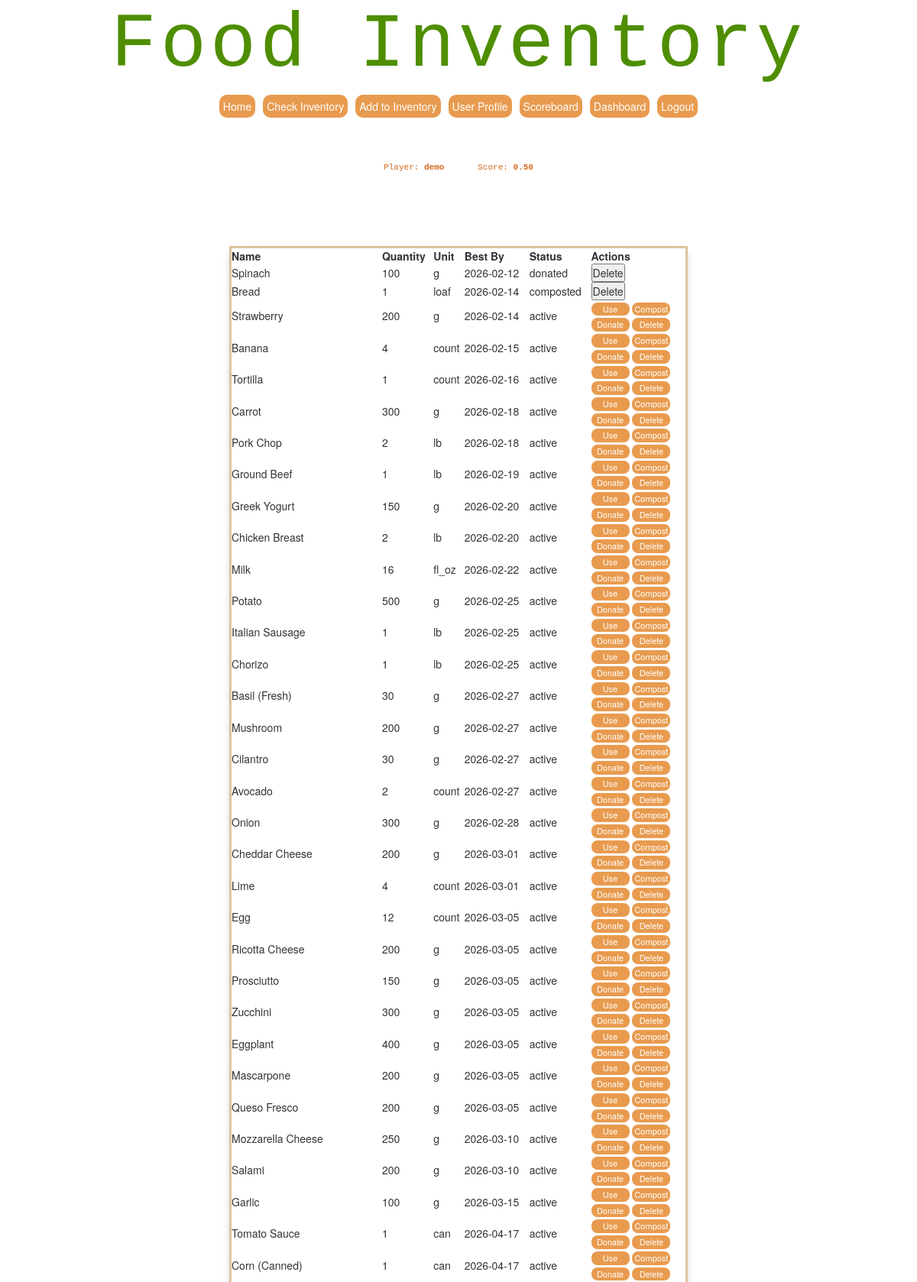
The page /inventory (signed in, upper part) on the database its author committed.
### tables this page shows
CREATE TABLE players (
    id INTEGER PRIMARY KEY AUTOINCREMENT,
    name TEXT NOT NULL,
    username TEXT NOT NULL UNIQUE,
    password_hash TEXT NOT NULL,
    profile_picture TEXT,
    food_allergies TEXT "", 
    dietary_needs TEXT "",
    score REAL NOT NULL DEFAULT 0
, total_value_acquired REAL DEFAULT 0.0, total_value_saved REAL DEFAULT 0.0);

CREATE TABLE inventory (
    id INTEGER PRIMARY KEY AUTOINCREMENT,
    player_id INTEGER NOT NULL,
    name TEXT NOT NULL,
    category TEXT NOT NULL,
    quantity INTEGER NOT NULL,
    unit TEXT NOT NULL,
    measurement_type TEXT NOT NULL,
    quantity_grams REAL,
    quantity_ml REAL,
    purchase_date TEXT,
    best_by TEXT NOT NULL,
    raw_meat BOOLEAN DEFAULT 0,
    perishable BOOLEAN DEFAULT 1,
    opened BOOLEAN DEFAULT 0,
    donation_allowed BOOLEAN DEFAULT 1,
    decomposition_flag BOOLEAN DEFAULT 0,
    price REAL NOT NULL,
    status TEXT NOT NULL DEFAULT 'active',
    FOREIGN KEY (player_id) REFERENCES players(id)
);

### src/app.py (the view, shortened to what this page needs)
@app.route("/inventory",methods=["GET", "POST"])
@login_required
def inventory_page():
    from openrouterllm import Ai_Chat   #importing everything from openrouterllm
    from validator import recipe_validator #importing everything from openrouterllm
    player_id = session["player_id"]
    db = get_db()
    current_player = db.execute(
        "SELECT * FROM players WHERE id = ?", (player_id,)
    ).fetchone()
    items = db.execute(
        "SELECT * FROM inventory WHERE player_id = ? ORDER BY best_by ASC",
        (player_id,)
    ).fetchall()
    Response = None     #So errors dont occur
    db.close()
    return render_template(
        "InventoryPage.html",
        items=items,
        current_player=current_player,
        Response=Response
    )

### src/app.py (called while the page is built)
def get_db():
    conn = sqlite3.connect("src/instance/inventory.db")
    conn.row_factory = sqlite3.Row
    return conn

def login_required(f):
    from functools import wraps
    @wraps(f)
    def wrapper(*args, **kwargs):
        if "player_id" not in session:
            return redirect("/login")
        return f(*args, **kwargs)
    return wrapper

### src/templates/InventoryPage.html (shortened to what this page needs)
{% extends '0-MainPageSetup.html' %}
{% block head %}
<link rel="stylesheet" href="{{ url_for('static', filename='css/homestyle.css') }}">
{% endblock %}
{% block body %}
<div class="welcome1">
    <h1>Food Inventory</h1>
    {% include 'Menu.html' %}
</div>
<div class="body">
    <center>
        <p class="text">Player: <strong>{{ current_player.name }}</strong></p>
        <p class="text">Score: <strong>{{ "%.2f"|format(current_player.score) }}</strong></p>
    </center>
</div>
<div class="body">
    <div class="table-container">
        <table class="kawaii-table-wider" id="inventoryTable">
            <thead>
                <tr>
                    <th>Name</th>
                    <th>Quantity</th>
                    <th>Unit</th>
                    <th>Best By</th>
                    <th>Status</th>
                    <th>Actions</th>
                </tr>
            </thead>
            <tbody>
                {% for item in items %}
                <tr>
                    <td data-label="Name:">{{ item.name }}</td>
                    <td data-label="Quantity:">{{ item.quantity }}</td>
                    <td data-label="Unit:">{{ item.unit }}</td>
                    <td data-label="Best By Date:">{{ item.best_by }}</td>
                    <td data-label="Status:">{{ item.status }}</td>
                    <td>
                        {% if item.status == 'active' %}
                            <form action="{{ url_for('use_item', item_id=item.id, player_id=current_player.id) }}" method="POST" style="display:inline;">
                                <button type="submit" class="kawaii-lil-action-btn">Use</button>
                            </form>
                            <form action="{{ url_for('compost_item', item_id=item.id, player_id=current_player.id) }}" method="POST" style="display:inline;">
                                <button type="submit" class="kawaii-lil-action-btn">Compost</button>
                            </form><br>
                            <form action="{{ url_for('donate_item', item_id=item.id, player_id=current_player.id) }}" method="POST" style="display:inline;">
                                <button type="submit" class="kawaii-lil-action-btn">Donate</button>
                            </form>
                            <form action="{{ url_for('delete_item', item_id=item.id, player_id=current_player.id) }}" method="POST" style="display:inline;">
                                <button type="submit" class="kawaii-lil-action-btn">Delete</button>
                            </form>
                        {% endif %}
                        {% if item.status == 'composted' %}
                            <form action="{{ url_for('delete_item', item_id=item.id, player_id=current_player.id) }}" method="POST" style="display:inline;">
                                <button type="submit">Delete</button>
                            </form>
                        {% endif %}
                        {% if item.status == 'donated' %}
                            <form action="{{ url_for('delete_item', item_id=item.id, player_id=current_player.id) }}" method="POST" style="display:inline;">
                                <button type="submit">Delete</button>
                            </form>
                        {% endif %}
                    </td>
                </tr>
                {% endfor %}
            </tbody>
        </table>
    </div>
    <br /><br />
</div>
{% endblock %}

### src/templates/0-MainPageSetup.html (shortened to what this page needs)
<!DOCTYPE html>
<html>
<head>
    <link rel ="stylesheet" href="{{url_for('static',filename='css/mainstyle.css') }}">
    <link rel="stylesheet" href="https://maxcdn.bootstrapcdn.com/bootstrap/3.4.0/css/bootstrap.min.css">
    {%block head%}{%endblock%}
</head>
<body>
    {%block body%}
    {%endblock%}
</body>
</html>

### src/templates/Menu.html
<div class="kuwaii_menu_row">
    <a href="{{ url_for('home_page') }}" class="text">
        <button type="submit" class="kawaii-lil-btn" width="25px">Home</button>
    </a>
    <a href="{{ url_for('inventory_page') }}" class="text">
        <button type="submit" class="kawaii-lil-btn" width="25px">Check Inventory</button>
    </a>
    <a href="{{ url_for('add_item_page') }}" class="text">
        <button type="submit" class="kawaii-lil-btn">Add to Inventory</button>
    </a>
    <a href="{{ url_for('userprofile') }}" class="text">
        <button type="submit" class="kawaii-lil-btn">User Profile</button>
    </a>
    <a href="{{ url_for('scoreboard') }}" class="text">
        <button class="kawaii-lil-btn">Scoreboard</button>
    </a>
    <a href="{{ url_for('dashboard') }}" class="text">
        <button type="submit" class="kawaii-lil-btn">Dashboard</button>
    </a>
    <a href="{{ url_for('logout') }}" class="text">
        <button type="submit" class="kawaii-lil-btn">Logout</button>
    </a>
</div>

### src/static/css/mainstyle.css (style rules this page uses)
* { margin: 0; padding: 0; box-sizing: border-box; }
body { font-family: 'Andale Mono', 'Courier New', monospace; }
.body { width: 100%; max-width: 600px; margin: 0 auto; padding: 16px; }
.body .text { font-family: 'Andale Mono', 'Courier New', monospace; display: inline-block; text-align: center; padding: 12px 20px; margin: 10px auto; color: chocolate; font-size: 1.1rem; }

### src/static/css/homestyle.css (style rules this page uses)
* { margin: 0; padding: 0; box-sizing: border-box; }
.body { width: 100%; max-width: 80%; margin: 0 auto; padding: 16px; }
.table-container { width: 100%; max-width: 1430px; margin: 0 auto; display: flex; justify-content: center; overflow-x: auto; padding-bottom: 10px; }
.kuwaii_menu_row { display: flex; gap: 10px; justify-content: center; }
.welcome1 { text-align: center; margin-bottom: 20px; }
.welcome1 h1 { display: inline-block; font-size: clamp(100px, 10vw, 80px); color: #4e8e00; font-family: 'Andale Mono', 'Courier New', monospace; overflow: hidden; white-space: normal; margin: 5px ; letter-spacing: 0.05em; animation: typing 3.5s steps(23, end),blink-caret 1s step-end infinite; }
.body .text { font-family: 'Andale Mono', 'Courier New', monospace; display: inline-block; text-align: center; padding: 12px 20px; margin: 10px auto; color: chocolate; font-size: 1.1rem; }
.kawaii-lil-action-btn { width: 50px; padding: 1px; background-color: #e89b4f; border: none; border-radius: 8px; color: white; font-size: 11px; cursor: pointer; transition: 0.2s; }
.kawaii-table-wider { width: 600px; margin: 40px auto; padding: 25px; background: ##e89b4f; border: 3px solid #e0c39c; border-radius: 12px; box-shadow: 0 4px 10px rgba(0,0,0,0.15); }
.kawaii-lil-btn { width: 100%; padding:5px; background-color: #e89b4f; border: none; border-radius: 10px; color: white; font-size: 14px; cursor: pointer; transition: 0.2s; }
body { padding-bottom: 60px; }

### rows shown on the page
players: name "demo", score "0.50"
inventory: name "Spinach", quantity "100", unit "g", best_by "2026-02-12", status "donated"
inventory: name "Bread", quantity "1", unit "loaf", best_by "2026-02-14", status "composted"
inventory: name "Strawberry", quantity "200", unit "g", best_by "2026-02-14", status "active"
inventory: name "Banana", quantity "4", unit "count", best_by "2026-02-15", status "active"
inventory: name "Tortilla", quantity "1", unit "count", best_by "2026-02-16", status "active"
inventory: name "Carrot", quantity "300", unit "g", best_by "2026-02-18", status "active"
inventory: name "Pork Chop", quantity "2", unit "lb", best_by "2026-02-18", status "active"
inventory: name "Ground Beef", quantity "1", unit "lb", best_by "2026-02-19", status "active"
inventory: name "Greek Yogurt", quantity "150", unit "g", best_by "2026-02-20", status "active"
inventory: name "Chicken Breast", quantity "2", unit "lb", best_by "2026-02-20", status "active"
inventory: name "Milk", quantity "16", unit "fl_oz", best_by "2026-02-22", status "active"
inventory: name "Potato", quantity "500", unit "g", best_by "2026-02-25", status "active"
inventory: name "Italian Sausage", quantity "1", unit "lb", best_by "2026-02-25", status "active"
inventory: name "Chorizo", quantity "1", unit "lb", best_by "2026-02-25", status "active"
inventory: name "Basil (Fresh)", quantity "30", unit "g", best_by "2026-02-27", status "active"
inventory: name "Mushroom", quantity "200", unit "g", best_by "2026-02-27", status "active"
inventory: name "Cilantro", quantity "30", unit "g", best_by "2026-02-27", status "active"
inventory: name "Avocado", quantity "2", unit "count", best_by "2026-02-27", status "active"
inventory: name "Onion", quantity "300", unit "g", best_by "2026-02-28", status "active"
inventory: name "Cheddar Cheese", quantity "200", unit "g", best_by "2026-03-01", status "active"
inventory: name "Lime", quantity "4", unit "count", best_by "2026-03-01", status "active"
inventory: name "Egg", quantity "12", unit "count", best_by "2026-03-05", status "active"
inventory: name "Ricotta Cheese", quantity "200", unit "g", best_by "2026-03-05", status "active"
inventory: name "Prosciutto", quantity "150", unit "g", best_by "2026-03-05", status "active"
inventory: name "Zucchini", quantity "300", unit "g", best_by "2026-03-05", status "active"
inventory: name "Eggplant", quantity "400", unit "g", best_by "2026-03-05", status "active"
inventory: name "Mascarpone", quantity "200", unit "g", best_by "2026-03-05", status "active"
inventory: name "Queso Fresco", quantity "200", unit "g", best_by "2026-03-05", status "active"
inventory: name "Mozzarella Cheese", quantity "250", unit "g", best_by "2026-03-10", status "active"
inventory: name "Salami", quantity "200", unit "g", best_by "2026-03-10", status "active"
inventory: name "Garlic", quantity "100", unit "g", best_by "2026-03-15", status "active"
inventory: name "Tomato Sauce", quantity "1", unit "can", best_by "2026-04-17", status "active"
inventory: name "Corn (Canned)", quantity "1", unit "can", best_by "2026-04-17", status "active"
